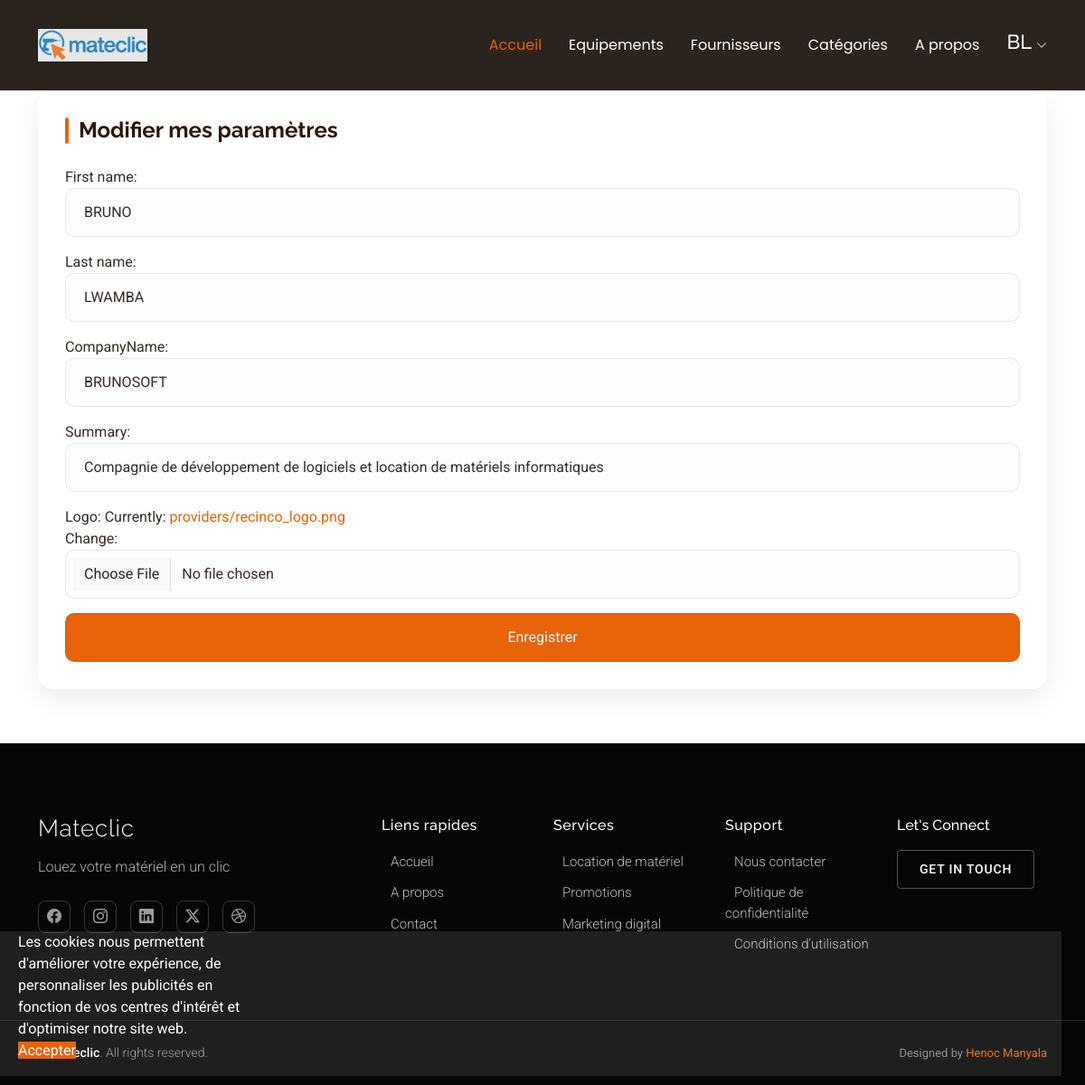
Page /public/dashboard/settings/ (signed in) on the committed database.
### public/models.py (models this page shows, shortened)
class CustomUser(AbstractBaseUser, PermissionsMixin):
    class Roles(models.TextChoices):
        Fournisseur = "provider"
        Client = "customer"
    email = models.EmailField(unique=True)
    first_name = models.CharField(max_length=30, blank=True)
    last_name = models.CharField(max_length=30, blank=True)
    is_active = models.BooleanField(default=True)
    is_staff = models.BooleanField(default=False)
    role = models.fields.CharField(choices=Roles.choices,null=True)
    companyName = models.fields.CharField(max_length=100,null=True)
    summary = models.fields.CharField(max_length=100,null=True)
    logo = models.FileField(upload_to='providers/',null=True)
    email = models.fields.CharField(max_length=100,unique=True)
    password = models.fields.CharField(max_length=1000)
    countryCode = models.fields.IntegerField(default=243)
    phone = models.fields.CharField(max_length=20,null=True)
    confirmationCode = models.fields.IntegerField(null=True)
    confirmed = models.fields.BooleanField(default=False)
    createdAt = models.DateTimeField(auto_now=True)
    confirmedAt = models.DateTimeField(null=True)
    objects = CustomUserManager()
    USERNAME_FIELD = 'email'
    REQUIRED_FIELDS = [] # No username required if email is the USERNAME_FIELD

### public/views.py (the view)
# urls.py: path('public/dashboard/settings/',publicviews.dashboard_settings,name="dashboard-settings"),
def dashboard_settings(request):
    isConnected = False
    myuser = authent_session(request)
    if(myuser):
        isConnected = True
        if(request.method=="POST"):
            form = SettingsForm(request.POST, request.FILES,instance=myuser)
            if(form.is_valid()):
                form.save()
        else:
            form = SettingsForm(instance=myuser)
        return render(request,'public/dashboard-settings.html',{'user':myuser,'form':form,'isConnected':isConnected})
    else:
        return redirect('login')

### public/forms.py
class SettingsForm(forms.ModelForm):
    class Meta:
        model = CustomUser
        fields = ('first_name','last_name','companyName','summary','logo')

### public/views.py (called while the page is built)
def authent_session(request):
    myuser = request.user
    try:
        myuser = get_user_model().objects.get(id=myuser.id)
        if(not myuser == None):
            return myuser
        else:
            return False
    except:
        return False

### public/templates/public/dashboard-settings.html (shortened to what this page needs)
{% extends 'public/base.html' %}
{% load static %}
    {% block content %}
    <section id="about" class="contact section">
        <div class="container" data-aos="fade-up" data-aos-delay="100">
            <div class="">
                <div class="contact-content">
                    <div class="contact-form-container" data-aos="fade-up" data-aos-delay="400">
                        <h3>Modifier mes paramètres</h3>
                        <form  method="post" class="" enctype="multipart/form-data" novalidate>
                            <div class="php-email-form">
                                 {{form.as_p}}
                            <div class="hero-actions aos-init aos-animate" data-aos="fade-up" data-aos-delay="400">
                                <input type="submit" class="btn btn-getstarted" style="background: #e96308;color: #ffffff;" value="Enregistrer">
                            </div>
                            </div>
                        </form>
                    </div>
                </div>
            </div>
        </div>
    </section>
    {% endblock %}

### public/templates/public/base.html (shortened to what this page needs)
{% load static %}
<!DOCTYPE html>
<html lang="en">
<head>
  <link href="{% static 'public/assets/vendor/bootstrap/css/bootstrap.min.css' %}" rel="stylesheet">
  <link href="{% static 'public/assets/vendor/bootstrap-icons/bootstrap-icons.css' %}" rel="stylesheet">
  <link href="{% static 'public/assets/vendor/aos/aos.css' %}" rel="stylesheet">
  <link href="{% static 'public/assets/vendor/glightbox/css/glightbox.min.css' %}" rel="stylesheet">
  <link href="{% static 'public/assets/vendor/swiper/swiper-bundle.min.css' %}" rel="stylesheet">
  <link href="{% static 'public/assets/css/main.css' %}" rel="stylesheet">
</head>
<body class="index-page">
  <header id="header" class="header d-flex align-items-center fixed-top">
    <div class="container-fluid container-xl position-relative d-flex align-items-center">
      <a href="index.html" class="logo d-flex align-items-center me-auto">
        <img src="{% static 'public/assets/img/logo_mateclic.png'  %}" style="width: 100%;">
      </a>
        {% block navmenu %}
      <nav id="navmenu" class="navmenu">
        <ul>
          <li><a href="{% url 'home'  %}" class="active">Accueil</a></li>
          <li><a href="{% url 'equipments'  %}">Equipements</a></li>
          <li><a href="{% url 'providers'  %}">Fournisseurs</a></li>
          <li><a href="{% url 'equipments'  %}">Catégories</a></li>
          <li><a href="{% url 'about'  %}">A propos</a></li>
          {% if isConnected %}
          <li class="dropdown"><a href="#"><h3 style="font-size: 22px;">{{ user.first_name|first }}{{ user.last_name|first }}</h3> <i class="bi bi-chevron-down toggle-dropdown"></i></a>
          </li>
          {% else %}
      <a class="btn-getstarted d-none d-sm-block" href="{% url 'login'  %}">Connexion</a>
        {% endif %}
        </ul>
      </nav>
      {% endblock %}
    </div>
  </header>
  <main class="main" style="min-height: 600px;">
    {% if noPadding  %}
        <div ></div>
      {% else %}
         <div style="padding: 20px;"></div>
      {% endif %}
    {% block content %}
    {% endblock %}
  </main>
  <footer id="footer" class="footer dark-background">
    <div class="container">
      <div class="row gy-5">
        <div class="col-lg-4">
          <div class="footer-brand">
            <a href="index.html" class="logo d-flex align-items-center mb-3">
              <span class="sitename">Mateclic</span>
            </a>
            <p class="tagline">Louez  votre matériel en un clic</p>
            <div class="social-links mt-4">
              <a href="#" aria-label="Facebook"><i class="bi bi-facebook"></i></a>
              <a href="#" aria-label="Instagram"><i class="bi bi-instagram"></i></a>
              <a href="#" aria-label="LinkedIn"><i class="bi bi-linkedin"></i></a>
              <a href="#" aria-label="Twitter"><i class="bi bi-twitter-x"></i></a>
              <a href="#" aria-label="Dribbble"><i class="bi bi-dribbble"></i></a>
            </div>
          </div>
        </div>
        <div class="col-lg-6">
          <div class="footer-links-grid">
            <div class="row">
              <div class="col-6 col-md-4">
                <h5>Liens rapides</h5>
                <ul class="list-unstyled">
                  <li><a href="#">Accueil</a></li>
                  <li><a href="#">A propos</a></li>
                  <li><a href="#">Contact</a></li>
                </ul>
              </div>
              <div class="col-6 col-md-4">
                <h5>Services</h5>
                <ul class="list-unstyled">
                  <li><a href="#">Location de matériel</a></li>
                  <li><a href="#">Promotions</a></li>
                  <li><a href="#">Marketing digital</a></li>
                </ul>
              </div>
              <div class="col-6 col-md-4">
                <h5>Support</h5>
                <ul class="list-unstyled">
                  <li><a href="#">Nous contacter</a></li>
                  <li><a href="#">Politique de confidentialité</a></li>
                  <li><a href="#">Conditions d'utilisation</a></li>
                </ul>
              </div>
            </div>
          </div>
        </div>
        <div class="col-lg-2">
          <div class="footer-cta">
            <h5>Let's Connect</h5>
            <a href="contact.html" class="btn btn-outline">Get in Touch</a>
          </div>
        </div>
      </div>
    </div>
    <div class="footer-bottom">
      <div class="container">
        <div class="row">
          <div class="col-12">
            <div class="footer-bottom-content">
              <p class="mb-0">© <span class="sitename">Mateclic</span>. All rights reserved.</p>
              <div class="credits">
                Designed by <a href="https://bootstrapmade.com/">Henoc Manyala</a>
              </div>
            </div>
          </div>
        </div>
      </div>
    </div>
  </footer>
  <div class="row" id="cookiesBanner" style="background-color:
 color-mix(in srgb, var(--background-color), transparent 90%);position: fixed;bottom: 10px;z-index: 8000;">
    <p class="col-md-3" style="color: #ffffff;margin-left: 20px;">
      Les cookies nous permettent d'améliorer votre expérience, de personnaliser les publicités en fonction de vos centres d'intérêt et d'optimiser notre site web.
      <br>
      <a class="btn-getstarted" id="btAcceptCookies" style="background-color: rgb(233, 99, 8);color: #ffffff;"> Accepter </a>
    </p>
    <div class="col-md-3"></div>
  </div>
</body>
</html>

### rows in the picture
CustomUser: first_name|first "B", last_name|first "L", first_name "BRUNO", last_name "LWAMBA", companyName "BRUNOSOFT", summary "Compagnie de développement de logiciels et location de matériels informatiques"
